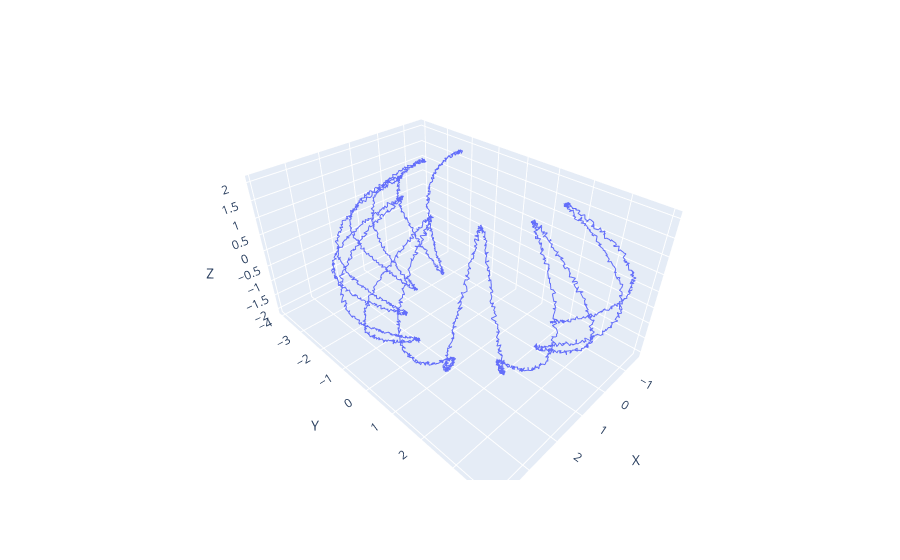

Write notebook code for a chart like this one.
### Code cell
show_sin(data=data1)

### Figure 1 — Plotly figure (JSON) as saved in the notebook; plotly's stock layout.template omitted (floating-point values rounded to 4 significant figures; data arrays with more than 128 entries replaced by an {"elided": "..."} marker saying what was removed)
{"data": [{"hovertemplate": "X=%{x}<br>Y=%{y}<br>Z=%{z}<extra></extra>", "legendgroup": "", "line": {"color": "#636efa", "dash": "solid"}, "marker": {"symbol": "circle"}, "mode": "lines", "name": "", "scene": "scene", "showlegend": false, "type": "scatter3d", "x": {"elided": "3000 float values"}, "y": {"elided": "3000 float values"}, "z": {"elided": "3000 float values"}}], "layout": {"legend": {"tracegroupgap": 0}, "margin": {"t": 60}, "scene": {"domain": {"x": [0, 1], "y": [0, 1]}, "xaxis": {"title": {"text": "X"}}, "yaxis": {"title": {"text": "Y"}}, "zaxis": {"title": {"text": "Z"}}}}}
